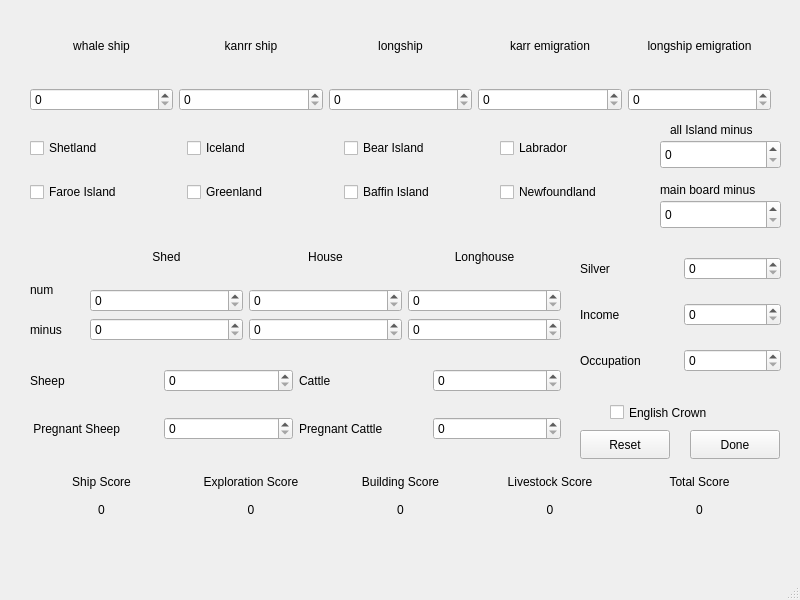
<?xml version="1.0" encoding="UTF-8"?>
<ui version="4.0">
 <class>MainWindow</class>
 <widget class="QMainWindow" name="MainWindow">
  <property name="geometry">
   <rect>
    <x>0</x>
    <y>0</y>
    <width>800</width>
    <height>600</height>
   </rect>
  </property>
  <property name="windowTitle">
   <string>MainWindow</string>
  </property>
  <widget class="QWidget" name="centralwidget">
   <widget class="QWidget" name="gridLayoutWidget_2">
    <property name="geometry">
     <rect>
      <x>30</x>
      <y>120</y>
      <width>621</width>
      <height>101</height>
     </rect>
    </property>
    <layout class="QGridLayout" name="gridLayout_2">
     <item row="0" column="3">
      <widget class="QCheckBox" name="chb_labrador">
       <property name="text">
        <string>Labrador</string>
       </property>
      </widget>
     </item>
     <item row="0" column="0">
      <widget class="QCheckBox" name="chb_shet">
       <property name="text">
        <string>Shetland</string>
       </property>
      </widget>
     </item>
     <item row="0" column="2">
      <widget class="QCheckBox" name="chb_bear">
       <property name="text">
        <string>Bear Island</string>
       </property>
      </widget>
     </item>
     <item row="0" column="1">
      <widget class="QCheckBox" name="chb_ice">
       <property name="text">
        <string>Iceland</string>
       </property>
      </widget>
     </item>
     <item row="1" column="1">
      <widget class="QCheckBox" name="chb_green">
       <property name="text">
        <string>Greenland</string>
       </property>
      </widget>
     </item>
     <item row="1" column="0">
      <widget class="QCheckBox" name="chb_faroe">
       <property name="text">
        <string>Faroe Island</string>
       </property>
      </widget>
     </item>
     <item row="1" column="2">
      <widget class="QCheckBox" name="chb_baffin">
       <property name="text">
        <string>Baffin Island</string>
       </property>
      </widget>
     </item>
     <item row="1" column="3">
      <widget class="QCheckBox" name="chb_newf">
       <property name="text">
        <string>Newfoundland</string>
       </property>
      </widget>
     </item>
    </layout>
   </widget>
   <widget class="QWidget" name="gridLayoutWidget">
    <property name="geometry">
     <rect>
      <x>30</x>
      <y>10</y>
      <width>741</width>
      <height>101</height>
     </rect>
    </property>
    <layout class="QGridLayout" name="gridLayout">
     <item row="0" column="4">
      <widget class="QLabel" name="lb_long_emi">
       <property name="text">
        <string>longship emigration</string>
       </property>
       <property name="alignment">
        <set>Qt::AlignmentFlag::AlignCenter</set>
       </property>
      </widget>
     </item>
     <item row="0" column="3">
      <widget class="QLabel" name="lb_knarr_emi">
       <property name="text">
        <string>karr emigration</string>
       </property>
       <property name="alignment">
        <set>Qt::AlignmentFlag::AlignCenter</set>
       </property>
      </widget>
     </item>
     <item row="0" column="2">
      <widget class="QLabel" name="lb_long">
       <property name="text">
        <string>longship</string>
       </property>
       <property name="alignment">
        <set>Qt::AlignmentFlag::AlignCenter</set>
       </property>
      </widget>
     </item>
     <item row="0" column="1">
      <widget class="QLabel" name="lb_knarr">
       <property name="text">
        <string>kanrr ship</string>
       </property>
       <property name="alignment">
        <set>Qt::AlignmentFlag::AlignCenter</set>
       </property>
      </widget>
     </item>
     <item row="0" column="0">
      <widget class="QLabel" name="lb_whale">
       <property name="text">
        <string>whale ship</string>
       </property>
       <property name="alignment">
        <set>Qt::AlignmentFlag::AlignCenter</set>
       </property>
      </widget>
     </item>
     <item row="1" column="0">
      <widget class="QSpinBox" name="spb_whale"/>
     </item>
     <item row="1" column="1">
      <widget class="QSpinBox" name="spb_knarr"/>
     </item>
     <item row="1" column="2">
      <widget class="QSpinBox" name="spb_long"/>
     </item>
     <item row="1" column="3">
      <widget class="QSpinBox" name="spb_knarr_emi"/>
     </item>
     <item row="1" column="4">
      <widget class="QSpinBox" name="spb_long_emi"/>
     </item>
    </layout>
   </widget>
   <widget class="QLabel" name="sum_minus_explo">
    <property name="geometry">
     <rect>
      <x>670</x>
      <y>120</y>
      <width>111</width>
      <height>20</height>
     </rect>
    </property>
    <property name="text">
     <string>all Island minus</string>
    </property>
   </widget>
   <widget class="QSpinBox" name="spb_mi_expl">
    <property name="geometry">
     <rect>
      <x>660</x>
      <y>140</y>
      <width>121</width>
      <height>29</height>
     </rect>
    </property>
    <property name="maximum">
     <number>999</number>
    </property>
   </widget>
   <widget class="QPushButton" name="pb_reset">
    <property name="geometry">
     <rect>
      <x>580</x>
      <y>430</y>
      <width>90</width>
      <height>29</height>
     </rect>
    </property>
    <property name="text">
     <string>Reset</string>
    </property>
   </widget>
   <widget class="QCheckBox" name="chb_english_cr">
    <property name="geometry">
     <rect>
      <x>610</x>
      <y>400</y>
      <width>141</width>
      <height>25</height>
     </rect>
    </property>
    <property name="text">
     <string>English Crown</string>
    </property>
   </widget>
   <widget class="QWidget" name="gridLayoutWidget_3">
    <property name="geometry">
     <rect>
      <x>580</x>
      <y>240</y>
      <width>201</width>
      <height>151</height>
     </rect>
    </property>
    <layout class="QGridLayout" name="gridLayout_3">
     <item row="2" column="0">
      <widget class="QLabel" name="lb_occu">
       <property name="text">
        <string>Occupation</string>
       </property>
      </widget>
     </item>
     <item row="0" column="0">
      <widget class="QLabel" name="lb_silver">
       <property name="text">
        <string>Silver</string>
       </property>
      </widget>
     </item>
     <item row="1" column="0">
      <widget class="QLabel" name="lb_income">
       <property name="text">
        <string>Income</string>
       </property>
      </widget>
     </item>
     <item row="0" column="1">
      <widget class="QSpinBox" name="spb_sil"/>
     </item>
     <item row="1" column="1">
      <widget class="QSpinBox" name="spb_inc"/>
     </item>
     <item row="2" column="1">
      <widget class="QSpinBox" name="spb_occu"/>
     </item>
    </layout>
   </widget>
   <widget class="QWidget" name="gridLayoutWidget_4">
    <property name="geometry">
     <rect>
      <x>90</x>
      <y>230</y>
      <width>471</width>
      <height>111</height>
     </rect>
    </property>
    <layout class="QGridLayout" name="gridLayout_4">
     <item row="0" column="1">
      <widget class="QLabel" name="lb_house">
       <property name="text">
        <string>House</string>
       </property>
       <property name="alignment">
        <set>Qt::AlignmentFlag::AlignCenter</set>
       </property>
      </widget>
     </item>
     <item row="1" column="0">
      <widget class="QSpinBox" name="spb_shed_num"/>
     </item>
     <item row="0" column="2">
      <widget class="QLabel" name="lb_long_2">
       <property name="text">
        <string>Longhouse</string>
       </property>
       <property name="alignment">
        <set>Qt::AlignmentFlag::AlignCenter</set>
       </property>
      </widget>
     </item>
     <item row="0" column="0">
      <widget class="QLabel" name="lb_shed">
       <property name="text">
        <string>Shed</string>
       </property>
       <property name="alignment">
        <set>Qt::AlignmentFlag::AlignCenter</set>
       </property>
      </widget>
     </item>
     <item row="2" column="0">
      <widget class="QSpinBox" name="spb_shed_mi"/>
     </item>
     <item row="1" column="1">
      <widget class="QSpinBox" name="spb_hou_num"/>
     </item>
     <item row="2" column="1">
      <widget class="QSpinBox" name="spb_hou_mi"/>
     </item>
     <item row="1" column="2">
      <widget class="QSpinBox" name="spb_lng_num"/>
     </item>
     <item row="2" column="2">
      <widget class="QSpinBox" name="spb_lng_mi"/>
     </item>
    </layout>
   </widget>
   <widget class="QLabel" name="num_build">
    <property name="geometry">
     <rect>
      <x>30</x>
      <y>280</y>
      <width>63</width>
      <height>20</height>
     </rect>
    </property>
    <property name="text">
     <string>num</string>
    </property>
   </widget>
   <widget class="QLabel" name="minus_build">
    <property name="geometry">
     <rect>
      <x>30</x>
      <y>320</y>
      <width>63</width>
      <height>20</height>
     </rect>
    </property>
    <property name="text">
     <string>minus</string>
    </property>
   </widget>
   <widget class="QWidget" name="gridLayoutWidget_5">
    <property name="geometry">
     <rect>
      <x>30</x>
      <y>350</y>
      <width>531</width>
      <height>111</height>
     </rect>
    </property>
    <layout class="QGridLayout" name="gridLayout_5">
     <item row="1" column="2">
      <widget class="QLabel" name="lb_preg_cattle">
       <property name="text">
        <string>Pregnant Cattle</string>
       </property>
      </widget>
     </item>
     <item row="0" column="1">
      <widget class="QSpinBox" name="spb_shp"/>
     </item>
     <item row="1" column="0">
      <widget class="QLabel" name="lb_preg_sheep">
       <property name="text">
        <string> Pregnant Sheep</string>
       </property>
      </widget>
     </item>
     <item row="0" column="2">
      <widget class="QLabel" name="lb_cattle">
       <property name="text">
        <string>Cattle</string>
       </property>
      </widget>
     </item>
     <item row="1" column="1">
      <widget class="QSpinBox" name="spb_preg_shp"/>
     </item>
     <item row="0" column="0">
      <widget class="QLabel" name="lb_sheep">
       <property name="text">
        <string>Sheep</string>
       </property>
      </widget>
     </item>
     <item row="0" column="3">
      <widget class="QSpinBox" name="spb_cattle"/>
     </item>
     <item row="1" column="3">
      <widget class="QSpinBox" name="spb_preg_cattle"/>
     </item>
    </layout>
   </widget>
   <widget class="QWidget" name="gridLayoutWidget_6">
    <property name="geometry">
     <rect>
      <x>30</x>
      <y>470</y>
      <width>741</width>
      <height>51</height>
     </rect>
    </property>
    <layout class="QGridLayout" name="gridLayout_6">
     <item row="0" column="1">
      <widget class="QLabel" name="lb_explo">
       <property name="text">
        <string>Exploration Score</string>
       </property>
       <property name="alignment">
        <set>Qt::AlignmentFlag::AlignCenter</set>
       </property>
      </widget>
     </item>
     <item row="0" column="2">
      <widget class="QLabel" name="lb_build">
       <property name="text">
        <string>Building Score</string>
       </property>
       <property name="alignment">
        <set>Qt::AlignmentFlag::AlignCenter</set>
       </property>
      </widget>
     </item>
     <item row="0" column="4">
      <widget class="QLabel" name="lb_total">
       <property name="text">
        <string>Total Score</string>
       </property>
       <property name="alignment">
        <set>Qt::AlignmentFlag::AlignCenter</set>
       </property>
      </widget>
     </item>
     <item row="0" column="0">
      <widget class="QLabel" name="lb_ship">
       <property name="text">
        <string>Ship Score</string>
       </property>
       <property name="alignment">
        <set>Qt::AlignmentFlag::AlignCenter</set>
       </property>
      </widget>
     </item>
     <item row="0" column="3">
      <widget class="QLabel" name="lb_ani">
       <property name="text">
        <string>Livestock Score</string>
       </property>
       <property name="alignment">
        <set>Qt::AlignmentFlag::AlignCenter</set>
       </property>
      </widget>
     </item>
     <item row="1" column="0">
      <widget class="QLabel" name="lb_ship_scr">
       <property name="text">
        <string>0</string>
       </property>
       <property name="alignment">
        <set>Qt::AlignmentFlag::AlignCenter</set>
       </property>
      </widget>
     </item>
     <item row="1" column="1">
      <widget class="QLabel" name="lb_explo_scr">
       <property name="text">
        <string>0</string>
       </property>
       <property name="alignment">
        <set>Qt::AlignmentFlag::AlignCenter</set>
       </property>
      </widget>
     </item>
     <item row="1" column="2">
      <widget class="QLabel" name="lb_build_scr">
       <property name="text">
        <string>0</string>
       </property>
       <property name="alignment">
        <set>Qt::AlignmentFlag::AlignCenter</set>
       </property>
      </widget>
     </item>
     <item row="1" column="3">
      <widget class="QLabel" name="lb_ani_scr">
       <property name="text">
        <string>0</string>
       </property>
       <property name="alignment">
        <set>Qt::AlignmentFlag::AlignCenter</set>
       </property>
      </widget>
     </item>
     <item row="1" column="4">
      <widget class="QLabel" name="lb_total_scr">
       <property name="text">
        <string>0</string>
       </property>
       <property name="alignment">
        <set>Qt::AlignmentFlag::AlignCenter</set>
       </property>
      </widget>
     </item>
    </layout>
   </widget>
   <widget class="QPushButton" name="pb_done">
    <property name="geometry">
     <rect>
      <x>690</x>
      <y>430</y>
      <width>90</width>
      <height>29</height>
     </rect>
    </property>
    <property name="text">
     <string>Done</string>
    </property>
   </widget>
   <widget class="QSpinBox" name="spb_vill_mi">
    <property name="geometry">
     <rect>
      <x>660</x>
      <y>200</y>
      <width>121</width>
      <height>29</height>
     </rect>
    </property>
   </widget>
   <widget class="QLabel" name="label">
    <property name="geometry">
     <rect>
      <x>660</x>
      <y>180</y>
      <width>131</width>
      <height>20</height>
     </rect>
    </property>
    <property name="text">
     <string>main board minus</string>
    </property>
   </widget>
  </widget>
  <widget class="QMenuBar" name="menubar">
   <property name="geometry">
    <rect>
     <x>0</x>
     <y>0</y>
     <width>800</width>
     <height>25</height>
    </rect>
   </property>
  </widget>
  <widget class="QStatusBar" name="statusbar"/>
 </widget>
 <resources/>
 <connections/>
</ui>
